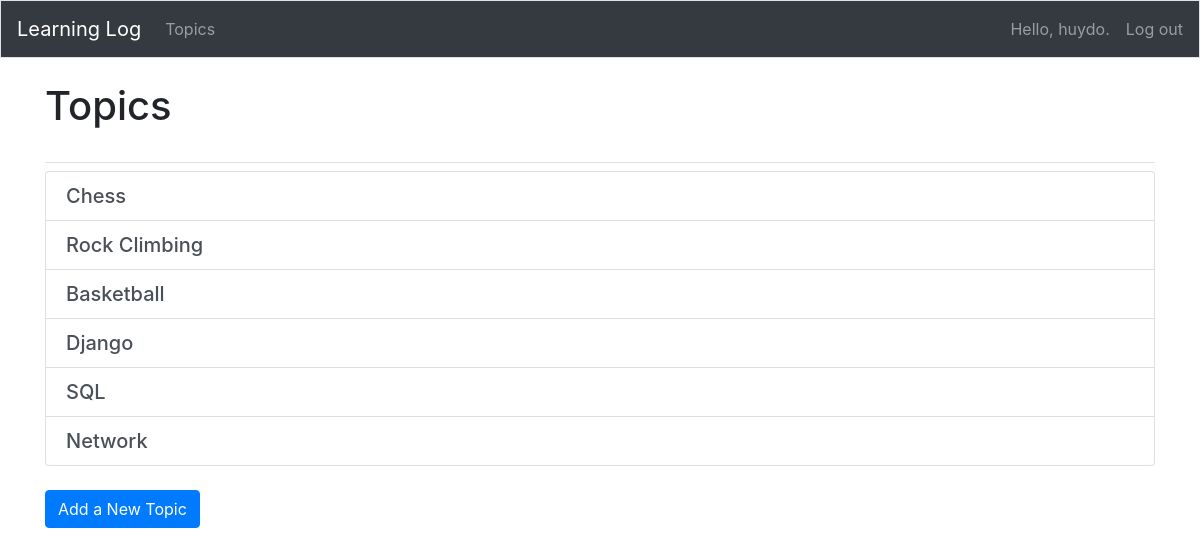
The app's page /topics/ (signed in), older data.
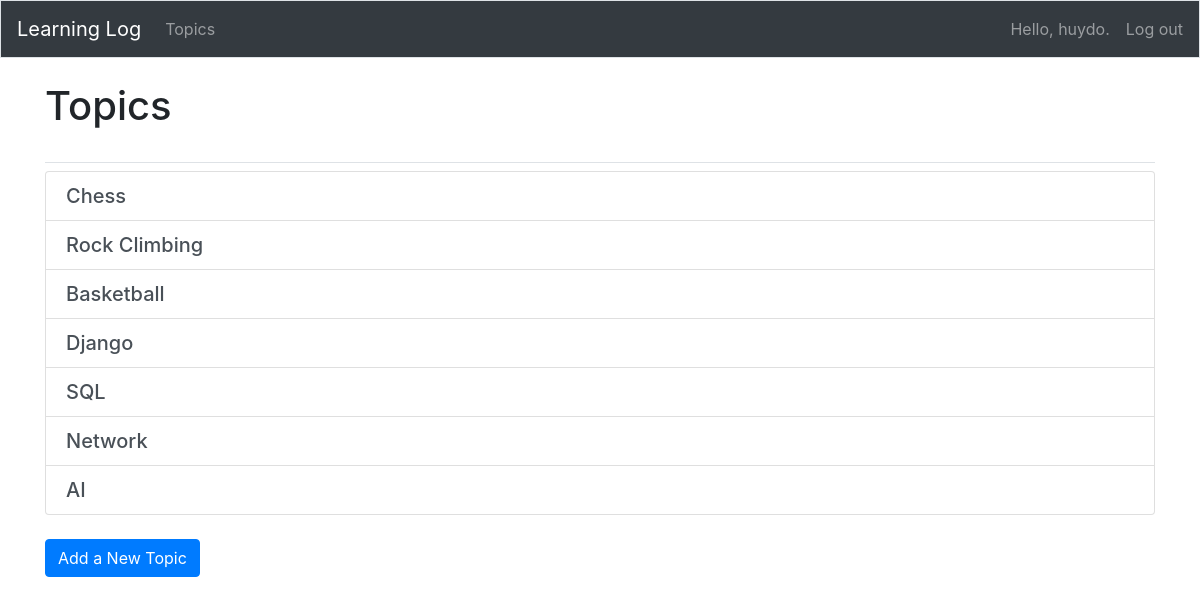
The same page, newer data.
### learning_logs/models.py (models this page shows)
class Topic(models.Model):
    text = models.CharField(max_length=200)
    date_added = models.DateTimeField(auto_now_add=True)
    owner = models.ForeignKey(User, on_delete=models.CASCADE)
    def __str__(self):
        """This is just like toString() in Java"""
        return self.text

### learning_logs/views.py (the view)
# urls.py: path('topics/', views.topics, name='topics'),
def topics(request):
    topics = Topic.objects.order_by('date_added').filter(owner=request.user)
    context = {'topics': topics} # Pass data to template
    return render(request, 'learning_logs/topics.html', context)

### learning_logs/templates/learning_logs/topics.html
{% extends "learning_logs/base.html" %}
{% block page_header %}
    <h1 class="mb-4">Topics</h1>
{% endblock page_header %}
{% block content %}
<div class="list-group mb-4">
    {% for topic in topics %}
        <a href="{% url 'learning_logs:topic' topic.id %}" class="list-group-item list-group-item-action">
            <h5 class="mb-0">{{ topic }}</h5>
        </a>
    {% empty %}
        <div class="alert alert-info" role="alert">
            No topics have been added yet.
        </div>
    {% endfor %}
</div>
<a href="{% url 'learning_logs:new_topic' %}" class="btn btn-primary">Add a New Topic</a>
{% endblock content %}

Row changes from the older to the newer data that the page shows:
added Topic: text "AI"
